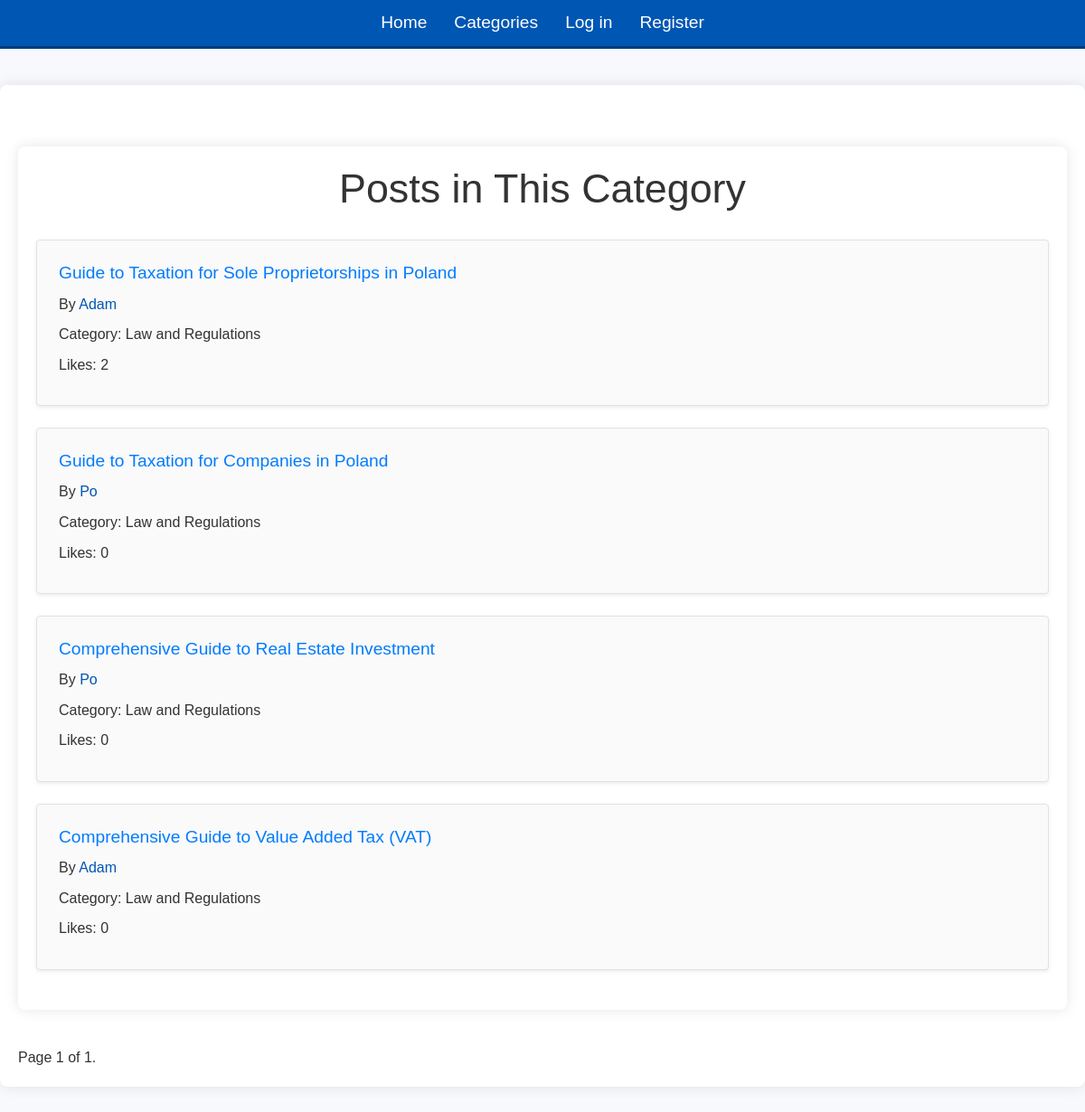
Screenshot of /category/prawo_regulacje with the database file from the repository.
### finance/models.py (models this page shows, shortened)
class Post(models.Model):
    id = models.AutoField(primary_key=True)
    user = models.ForeignKey(User, on_delete=models.CASCADE, related_name="POST")
    temat = models.CharField(max_length=500)
    post = models.CharField(max_length=10000)
    timestamp = models.DateTimeField(default=timezone.now)
    CATEGORY_CHOICES = [
        ('zakladanie_firmy', 'Company Formation'),
        ('finance_inwestycje', 'Finance and Investments'),
        ('marketing_sprzedaz', 'Marketing and Sales'),
        ('zarządzanie_operacje', 'Management and Operations'),
        ('prawo_regulacje', 'Law and Regulations'),
        ('rozwoj_osobisty', 'Personal Development and Networking'),
        ('inne', 'Others')
    ]
    category = models.CharField(max_length=50, choices=CATEGORY_CHOICES, default='inne')
    like_count = models.IntegerField(default=0)

class User(AbstractUser):
    id = models.AutoField(primary_key=True)
    username = models.CharField(max_length=100, unique=True)
    email = models.EmailField(max_length=254)
    password = models.CharField(max_length=128)
    if_professional = models.BooleanField(default=False)

### finance/views.py (the view)
# urls.py: path("category/<str:post_category>", views.category, name="category"),
def category(request, post_category):
    post = Post.objects.filter(category=post_category)
    category = post_category
    paginator = Paginator(post, 10)
    page = request.GET.get('page')
    try:
        posts = paginator.page(page)
    except PageNotAnInteger:
        posts = paginator.page(1)
    return render(request, "finance/post_category.html",{
        "posts": posts,
        "category": category
    })

### finance/templates/finance/post_category.html (shortened to what this page needs)
{% extends 'finance/layout.html' %}
{% block body %}
<div class="container mt-5">
    <h1 class="text-center mb-4">Posts in This Category</h1>
    {% if posts %}
        <div class="posts-list">
            {% for post in posts %}
                <div class="post p-4 mb-4 border rounded shadow-sm">
                    <h2><a href="{% url 'post_page' post.id %}" class="post-title">{{ post.temat }}</a></h2>
                    <p>By <a href="{% url 'profile' post.user.username %}" class="post-author">{{ post.user.username }}</a></p>
                    <p>Category: <span class="post-category">{{ post.get_category_display }}</span></p>
                    <p> Likes: <span class="post-likes">{{ post.like_count }}</span></p>
                </div>
            {% endfor %}
        </div>
    {% else %}
        <p class="text-center">No posts available in this category.</p>
    {% endif %}
</div>
<div class="pagination">
    <span class="step-links">
        <span class="current">
            Page {{ posts.number }} of {{ posts.paginator.num_pages }}.
        </span>
    </span>
</div>
{% endblock %}

### finance/static/finance/styles.css (style rules this page uses)
body { font-family: 'Arial', sans-serif; background-color: #f7f9fc; color: #333; line-height: 1.6; margin: 0; padding: 0; }
.container { max-width: 1200px; margin: 40px auto; padding: 20px; background-color: #fff; border-radius: 8px; box-shadow: 0 0 15px rgba(0, 0, 0, 0.1); }
h1 { font-size: 2.8em; margin-bottom: 20px; }
.posts-list { margin-top: 30px; }
.post { margin-bottom: 30px; padding: 20px; border: 1px solid #e0e0e0; border-radius: 5px; background-color: #fafafa; transition: background-color 0.3s ease; }
.post h2 { font-size: 1.1em; margin-bottom: 10px; }
.post p { margin: 8px 0; }
.post p a { color: #0056b3; text-decoration: none; }
.post h2 { font-size: 1.2em; margin-bottom: 10px; }
.post-title { font-size: 1,5em; margin-bottom: 20px; text-align: center; }

### rows the page displays
Post: temat "Guide to Taxation for Sole Proprietorships in Poland", user.username "Adam", category "Law and Regulations", like_count "2"
Post: temat "Guide to Taxation for Companies in Poland", user.username "Po", category "Law and Regulations", like_count "0"
Post: temat "Comprehensive Guide to Real Estate Investment", user.username "Po", category "Law and Regulations", like_count "0"
Post: temat "Comprehensive Guide to Value Added Tax (VAT)", user.username "Adam", category "Law and Regulations", like_count "0"

### other values shown
{{ posts.number }} "1"
{{ posts.paginator.num_pages }} "1"
